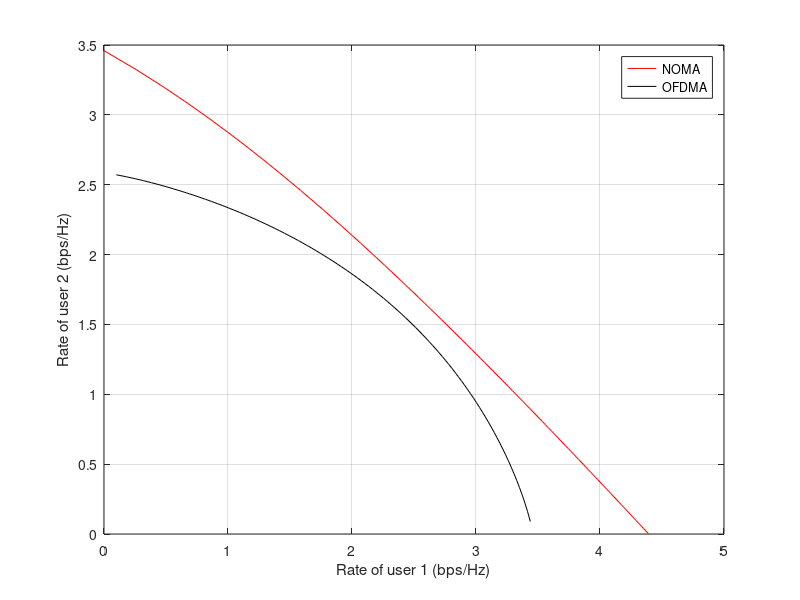

This figure's MATLAB source:
% Fig 4.2 - Rate pairs with OFDMA and NOMA (downlink), asymmetric channel
% Project: Performance analysis of NOMA in 5G network
clear all; clc; close all;

%% Parameters
% G1, G2 are linear SNR values. User 1 is the stronger user (G1 > G2),
% as in the report text (SNR1 = 20, SNR2 = 10) and as plotted in Fig 4.2.
% (The original appendix had G1 = 10, G2 = 20, i.e. the two values swapped.)
P  = 1;     % total transmit power (normalized)
G1 = 20;    % SNR of user 1 (strong user)
G2 = 10;    % SNR of user 2 (weak user, 10 dB)

%% NOMA (power splitting)
count = 1;
for alpha = 0:0.01:1                      % power splitting factor
    P1 = P*alpha;
    P2 = P - P1;
    R1(count) = log2(1 + P1*G1);
    R2(count) = log2(1 + P2*G2/(P1*G2 + 1));
    count = count + 1;
end
hold on;
plot(R1, R2, 'r');
grid on;

%% OFDMA (bandwidth splitting)
R1 = []; R2 = [];
count = 1;                                % reset counter
for alpha = 0:0.01:1                      % bandwidth splitting factor
    P1 = P/2;
    P2 = P/2;
    R1(count) = alpha*log2(1 + P1*G1/alpha);
    R2(count) = (1-alpha)*log2(1 + P2*G2/(1-alpha));
    count = count + 1;
end
plot(R1, R2, 'k');

xlabel('Rate of user 1 (bps/Hz)');
ylabel('Rate of user 2 (bps/Hz)');
grid on; box on;
legend('NOMA', 'OFDMA');

% saveas(gcf, '../results/fig4_2_rate_pairs_unequal_snr.png');   % optional: export the figure
